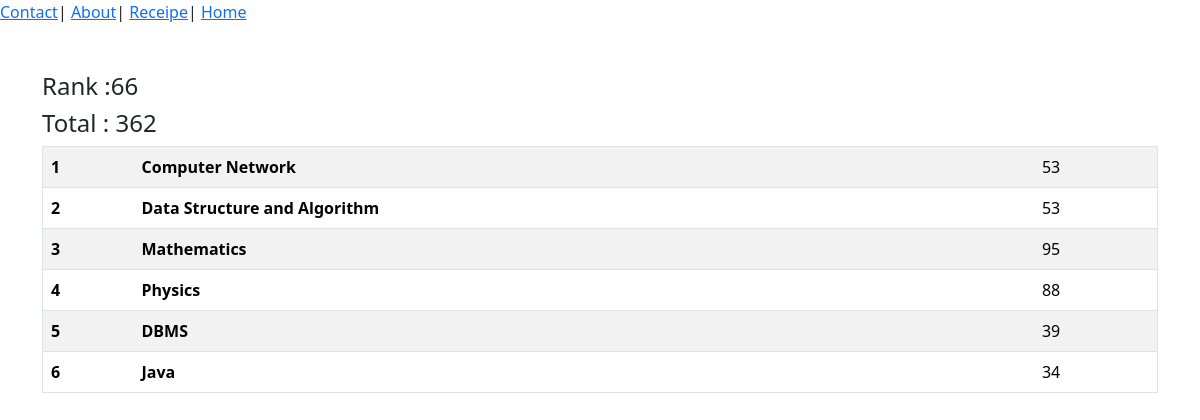
Screenshot of /see_marks/STU-0422/ with the database file from the repository.
### vege/models.py (models this page shows, shortened)
class SubjectMarks(models.Model):
    student = models.ForeignKey(Student, related_name="studentname", on_delete=models.CASCADE)
    subject = models.ForeignKey(Subject, on_delete=models.CASCADE)
    marks = models.IntegerField()
    class Meta:
        unique_together = ['student', 'subject']

class Student(models.Model):
    department = models.ForeignKey(Department, related_name="depart", on_delete=models.CASCADE)
    student_id = models.OneToOneField(StudentID, related_name="studentid", on_delete=models.CASCADE)
    student_name = models.CharField(max_length=100)
    student_email = models.EmailField(unique=True)
    student_age = models.IntegerField(default=18)
    student_address = models.TextField()
    class Meta:
        ordering = ['student_name']
        verbose_name = "student"

class ReportCard(models.Model):
    student = models.ForeignKey(Student, related_name="studentreportcard", on_delete=models.CASCADE)
    student_rank = models.IntegerField()
    date_of_report_card_generation = models.DateField(auto_now_add=True)
    class Meta:
        unique_together = ['student_rank', 'date_of_report_card_generation']

class Subject(models.Model):
    subject_name = models.CharField(max_length=100)

### vege/views.py (the view)
# urls.py: path('see_marks/<student_id>/', see_marks, name="see_marks"),
def see_marks(request, student_id):
    queryset = SubjectMarks.objects.filter(student__student_id__student_id = student_id)
    total_marks = queryset.aggregate(total_marks = Sum('marks'))
    return render(request, 'report/see_marks.html', {'queryset': queryset, 'total_marks': total_marks})

### vege/templates/report/see_marks.html
{% extends "base.html" %}
{% block start %}
<a href="/contact/">Contact</a>|
<a href="/about/">About</a>|
<a href="/receipies/">Receipe</a>|
<a href="/">Home</a>
<div class="container mt-5">
    <h4>Rank :{{ queryset.first.student.studentreportcard.first.student_rank }}</h4>
    <h4>Total : {{ total_marks.total_marks }}</h4>
    <table class="table table-striped">
        <tbody>
            {% for marks in queryset %}
            <tr>
                <th scope="row">{{forloop.counter}}</th>
                <td>
                   <b>{{ marks.subject.subject_name }}</b>
                </td>
                <td>{{ marks.marks }}</td>
            </tr>
            {% endfor %}
        </tbody>
    </table>
</div>
{% endblock %}

### home/templates/base.html (style rules this page uses)
table, th, td { border: 1px solid black; }

### rows the page displays
SubjectMarks: first.student.studentreportcard.first.student_rank "66", subject.subject_name "Computer Network", marks "53"
SubjectMarks: subject.subject_name "Data Structure and Algorithm", marks "53"
SubjectMarks: subject.subject_name "Mathematics", marks "95"
SubjectMarks: subject.subject_name "Physics", marks "88"
SubjectMarks: subject.subject_name "DBMS", marks "39"
SubjectMarks: subject.subject_name "Java", marks "34"

### other values shown
{{ total_marks.total_marks }} "362"
